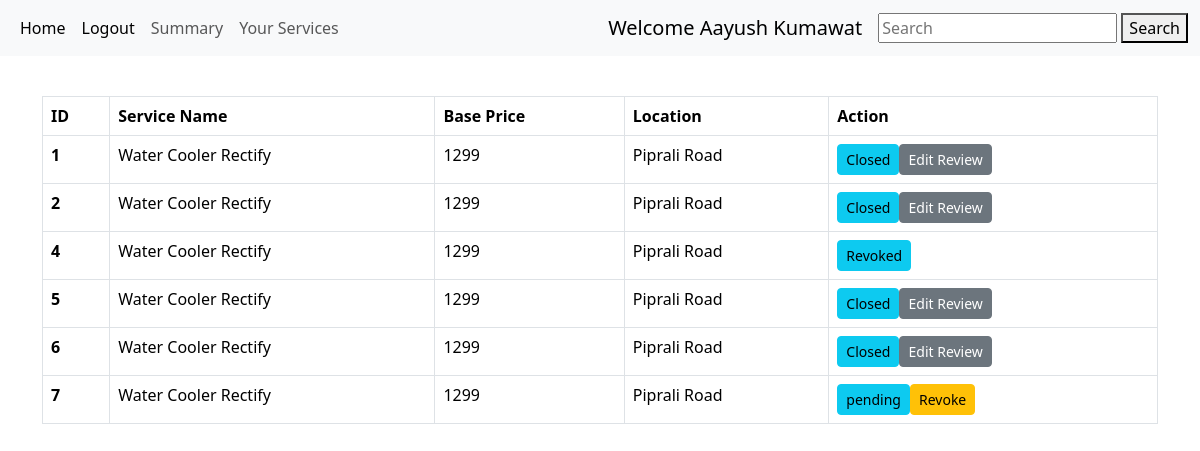
/customer/1/Aayush Kumawat/services, run on an earlier commit of the app's database.
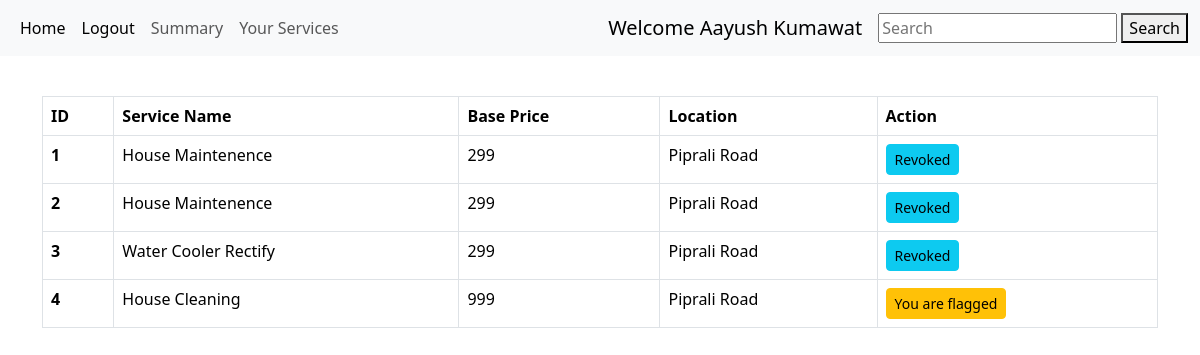
And on a later commit of the database.
### models.py (models this page shows)
class User(db.Model):
    id = db.Column(db.Integer, primary_key=True)
    email = db.Column(db.String(32), unique=True , nullable=False)
    password = db.Column(db.String(256), nullable=False)
    name = db.Column(db.String(64), nullable=False)
    address = db.Column(db.String(64), nullable=False)
    pincode = db.Column(db.Integer , nullable=False)
    role = db.Column(db.Boolean, nullable=False, default=1)
    flag = db.Column(db.Integer,nullable = True, default = 0)  #count the number of flag points
    status = db.Column(db.Integer , nullable=False, default = 1)  #to block status =2 , status =1 normal
    running = db.relationship("Running", backref = 'user',cascade = "all,delete",lazy = True)

class Running(db.Model):
    id = db.Column(db.Integer, primary_key=True)
    u_id = db.Column(db.Integer, db.ForeignKey('user.id'), nullable= False)  #it must be not unique as we store all data , back or present.
    s_id = db.Column(db.Integer, db.ForeignKey('services.id') , nullable=False)
    p_id = db.Column(db.Integer, db.ForeignKey('professional.id'),default='Null')
    c_id = db.Column(db.Integer, db.ForeignKey('category.id') , nullable=False)
    date_time_created = db.Column(db.DateTime, nullable=False)
    date_time_closed = db.Column(db.DateTime, nullable=True)
    ratings = db.Column(db.String(64), nullable=False, default=0)
    status = db.Column(db.String(64), nullable=False, default='pending')
    remarks = db.Column(db.String(64), default=None)

class Services(db.Model):
    id = db.Column(db.Integer, primary_key=True)
    c_id = db.Column(db.Integer, db.ForeignKey('category.id'),nullable=False)    #category fk
    name = db.Column(db.String(64), nullable=False)
    base_price = db.Column(db.Integer , nullable=False)
    description = db.Column(db.String(64), nullable=False)
    professional = db.relationship("Professional", backref = 'services',cascade = "all,delete",lazy = True)
    running = db.relationship("Running", backref = 'services',cascade = "all,delete",lazy = True)

### routes.py (the view)
@app.route('/customer/<uid>/<user>/services',methods=['GET','POST'])
def all_customer_services(uid,user):
    services = get_all_services_by_customer(uid)   # running services uid is customer id , cid we call category id , don't confuse.
    return render_template('customer_services.html',services=services,user=user,id=uid)

### routes.py (called while the page is built)
def get_all_services_by_customer(customer_id):
    services = Running.query.filter_by(u_id = customer_id).all()  #will give list of obj services u_id is user id.
    return services

### templates/customer_services.html (shortened to what this page needs)
{% extends 'layout.html' %}
{% block content %}
<div style="margin-top: 40px;">
  <table class="table table-bordered">
    <thead>
      <tr>
        <th scope="col">ID</th>
        <th scope="col">Service Name</th>
        <th scope="col">Base Price</th>
        <th scope="col">Location</th>
        <th scope="col">Action</th>
      </tr>
    </thead>
    <tbody>
      {% if services %}
      {% for service in services %}
      <tr>
        <th scope="row">{{service.id}}</th>
        <td>{{service.services.name}}</td>
        <td>{{service.services.base_price}}</td>
        <td>{{service.user.address}}</td>
        {% if service.status == 'pending' %}
        <td><button type="button" class="btn btn-info btn-sm">{{service.status}}</button><a href="/customer/{{id}}/{{user}}/services/revoke" type="button" class="btn btn-warning btn-sm">Revoke</a></td>
        {% elif service.status == 'Accepted' %}
        <td><button type="button" class="btn btn-info btn-sm">{{service.status}}</button><a href="/customer/{{id}}/{{user}}/services/close" type="button" class="btn btn-warning btn-sm">Close it</a></td>
        {% elif service.status == 'Revoked' %}
        <td><button type="button" class="btn btn-info btn-sm">Revoked</button></td>
        {% elif service.status == 'closed' %}
        <td><button type="button" class="btn btn-info btn-sm">Closed</button><a href="/customer/{{id}}/{{user}}/services/edit_review" type="button" class="btn btn-secondary btn-sm">Edit Review</a></td>
        {% elif service.status == 'Reported' %}
        <td><button type="button" class="btn btn-warning btn-sm">You are flagged</button></td>
        {% elif service.status == 'Professional NA' %}
        <td><button type="button" class="btn btn-info btn-sm">Professional NA</button>
        {% endif %}
      </tr>
      {% endfor %}
      {% endif %}
{% endblock %}

### templates/layout.html (shortened to what this page needs)
<!DOCTYPE html>
<html lang="en">
<head>
  <link rel="stylesheet" href="/static/styles/style.css">
  <link href="https://cdn.jsdelivr.net/npm/bootstrap@5.3.3/dist/css/bootstrap.min.css" rel="stylesheet">
</head>
<body>
  <div class="container">
    {% block content %}
    {% endblock %}
</body>
</html>

### templates/navbar_customer.html
{% block content %}
<nav class="navbar navbar-expand-lg bg-body-tertiary">
  <div class="container-fluid">
    <div class="collapse navbar-collapse" id="navbarSupportedContent">
      <ul class="navbar-nav me-auto mb-2 mb-lg-0">
        <li class="nav-item">
          <a class="nav-link active" aria-current="page" href="/customer/{{user}}">Home</a>
        </li>
        <li class="nav-item">
          <a class="nav-link active" aria-current="page" href="/">Logout</a>
        </li>
        <li class="nav-item">
          <a class="nav-link" href="/customer/{{id}}/{{user}}/summary">Summary</a>
        </li>
        <li class="nav-item">
          <a class="nav-link" href="/customer/{{id}}/{{user}}/services">Your Services</a>
        </li>
      </ul>
      <a class="navbar-brand" href="#">Welcome {{user}}</a>
    </div>
    <form action="/search/customer/{{user}}/services/" class="form-inline my-2 my-lg-0" method="POST">
      <input class="mr-sm-2" type="search" name="search_txt" placeholder="Search">
      <button type="submit">Search</button>
    </form>
  </div>
</nav>
{% endblock %}

### static/styles/style.css (style rules this page uses)
* { margin: 0px; }

What changed in the data, as far as the page shows it:
removed Running: id "5", services.name "Water Cooler Rectify", services.base_price "1299", user.address "Piprali Road"
removed Running: id "6", services.name "Water Cooler Rectify", services.base_price "1299", user.address "Piprali Road"
removed Running: id "7", services.name "Water Cooler Rectify", services.base_price "1299", user.address "Piprali Road", status "pending"
changed Running id 1: services.name "Water Cooler Rectify" → "House Maintenence"; services.base_price "1299" → "299"; status "Closed Edit Review" → "Revoked"
changed Running id 2: services.name "Water Cooler Rectify" → "House Maintenence"; services.base_price "1299" → "299"; status "Closed Edit Review" → "Revoked"
now on this page (row edited): Running: id "3", services.name "Water Cooler Rectify", services.base_price "299", user.address "Piprali Road", status "Revoked"
changed Running id 4: services.name "Water Cooler Rectify" → "House Cleaning"; services.base_price "1299" → "999"; status "Revoked" → "You are flagged"
